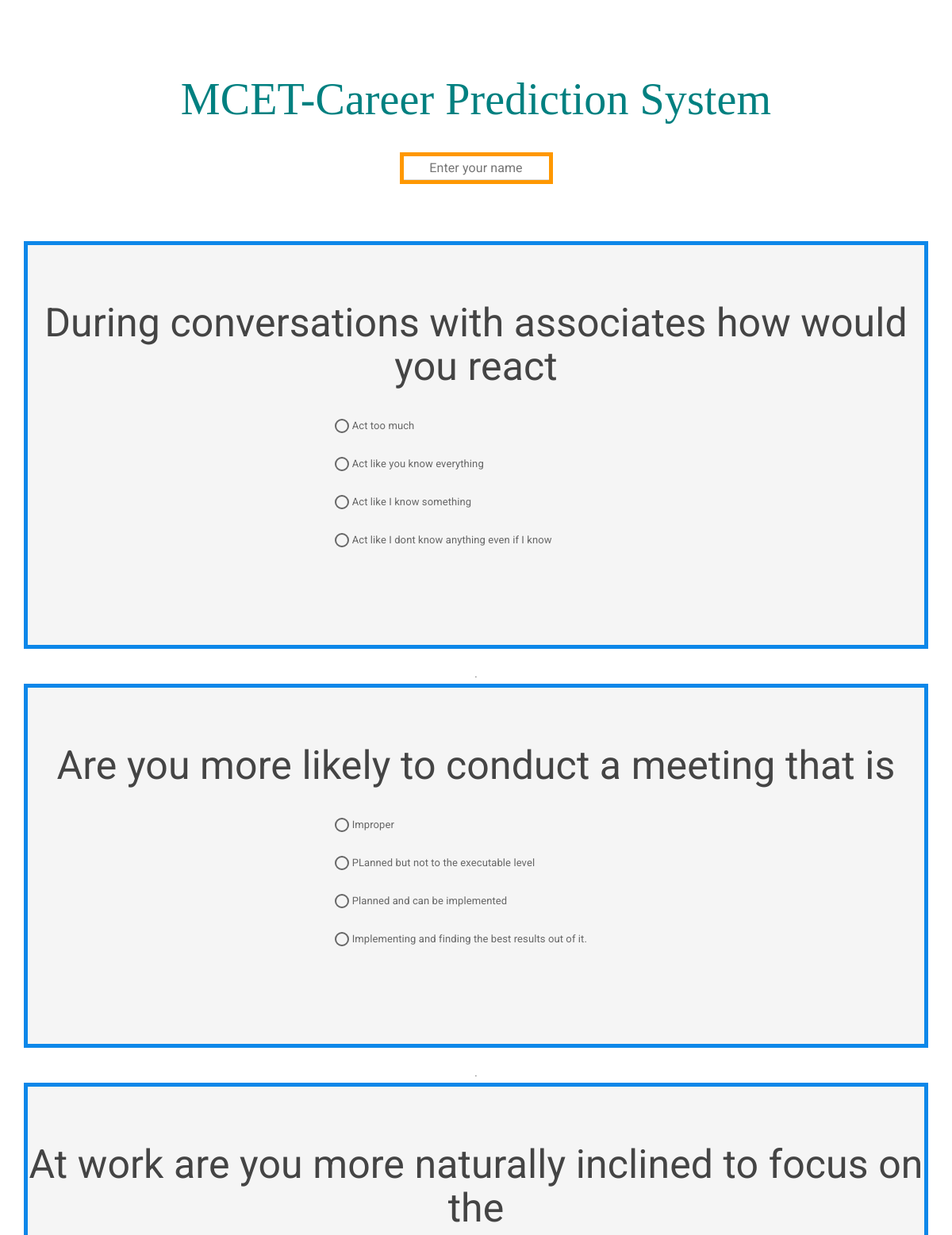
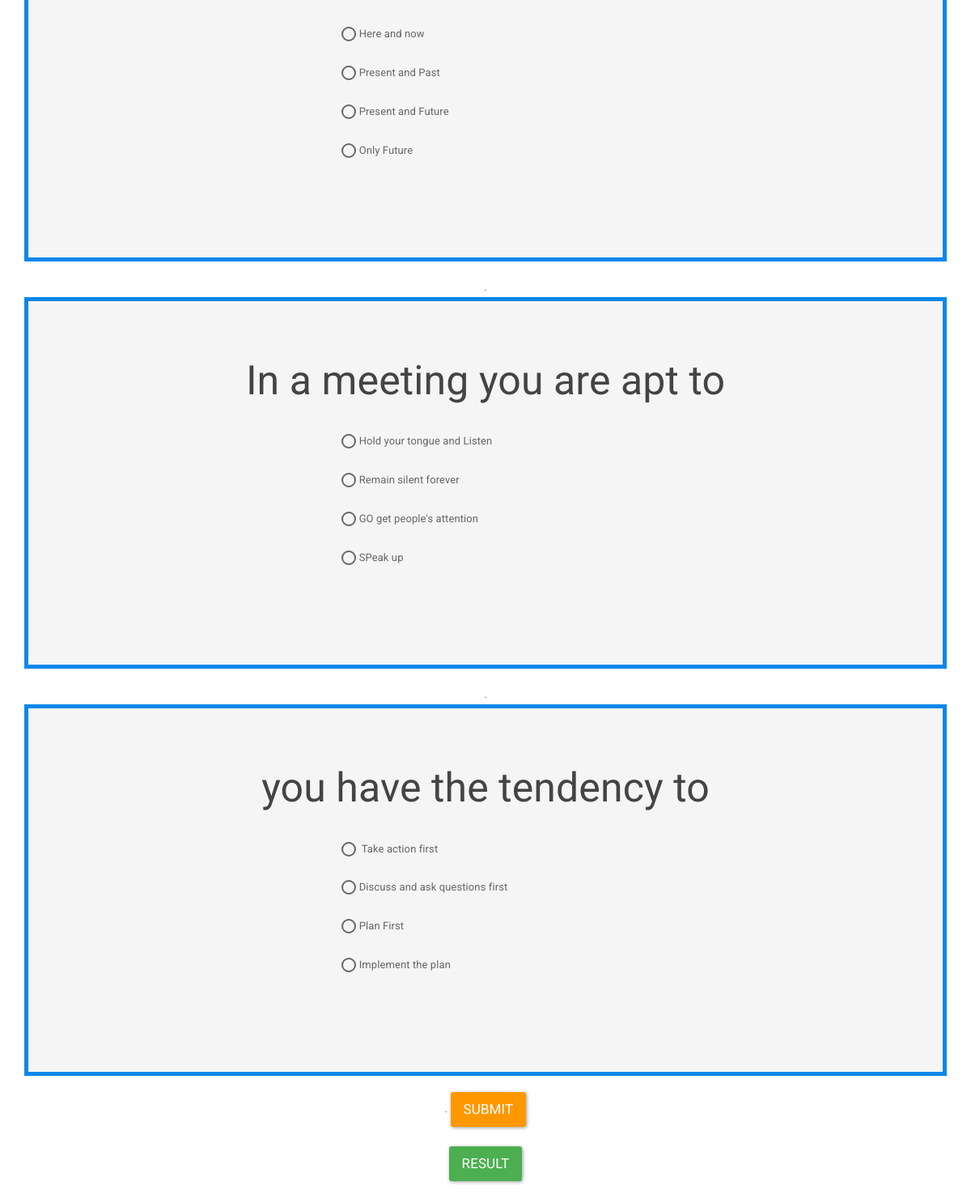
The page / on the database its author committed (2 pictures, top to bottom).
### tables this page shows
CREATE TABLE `questions` (
  `count` int(10) NOT NULL,
  `question` varchar(2000) NOT NULL,
  `opt1` varchar(100) NOT NULL,
  `opt2` varchar(100) NOT NULL,
  `opt3` varchar(100) NOT NULL,
  `opt4` varchar(100) NOT NULL,
  `ans` varchar(100) NOT NULL
);

### index.php (the view, shortened to what this page needs)
<!DOCTYPE html>
<html>
<head>
<link rel="stylesheet" type="text/css" href="css/bootstrap.css">
</head><body>
<center><br><br><br>
<h1 style="font-family:Hobo Std;font-style:54px;color:teal;">MCET-Career Prediction System</h1><br>
<input type="text" name="" id="name" placeholder="Enter your name" style="color : #0d87e9; border: 5px solid #ff9800; text-align: center; color: #ff9800;" /><br><br><div id="google_translate_element"></div><br><br>
<?php
    $ran=rand(1,60);
    $ran1=0;
    if($ran>56){
        $ran1=$ran-5;
    }else{
        $ran1=$ran+5;
    }
    if($ran<$ran1){
        $temp=$ran1;
        $ran1=$ran;
        $ran=$temp;
    }
$i=0;
$j=1;
$k=1;
$result = mysql_query("SELECT * FROM questions where count between ".$ran1." and ".($ran-1));
while ($row=mysql_fetch_array($result)) {
	$i=$i+1;
	?><center>
<div class="jumbotron" style="width: 95%;">
	<h1 style="font-size: 50px;"><?php echo $row['question']; ?></h1>
    <div class="row">
        <div class="col-sm-4"></div>
        <div class="col-sm-4" style="text-align:left;">
	<?php
	echo "<br>";
	echo "<input type=\"radio\" id=\"c".$j."\" "."name=\"opt".$i."\" value=\"".$k."\">".$row['opt1'];
	echo "<br><br>";
	echo "<input type=\"radio\" id=\"c".($j+1)."\""."name=\"opt".$i."\" value=\"".($k+1)."\">".$row['opt2'];
	echo "<br><br>";
	echo "<input type=\"radio\" id=\"c".($j+2)."\""."name=\"opt".$i."\" value=\"".($k+2)."\">".$row['opt3'];
	echo "<br><br>";
	echo "<input type=\"radio\" id=\"c".($j+3)."\""."name=\"opt".$i."\" value=\"".($k+3)."\">".$row['opt4'];
	echo "<br><br>";
	?><br><br>
  </div>
        <div class="col-sm-4"></div>
        </div>
    </div>
    </center>.
<?php $j=$j+4; } ?>
<input type="submit" name="" class="btn btn-warning btn-lg" value="Submit" onclick="sai()" /><br><br>
<p class="btn btn-success btn-lg" id="res">Result</p>
<br><br>
 </center>
</body>
</html>

### rows shown on the page
questions: question "During conversations with associates how would you react", opt1 "Act too much", opt2 "Act like you know everything", opt3 "Act like I know something", opt4 "Act like I dont know anything even if I know"
questions: question "Are you more likely to conduct a meeting that is", opt1 "Improper", opt2 "PLanned but not to the executable level", opt3 "Planned and can be implemented", opt4 "Implementing and finding the best results out of it."
questions: question "At work are you more naturally inclined to focus on the", opt1 "Here and now", opt2 "Present and Past", opt3 "Present and Future", opt4 "Only Future"
questions: question "In a meeting you are apt to", opt1 "Hold your tongue and Listen", opt2 "Remain silent forever", opt3 "GO get people's attention", opt4 "SPeak up"
questions: question "you have the tendency to", opt1 "Take action first", opt2 "Discuss and ask questions first", opt3 "Plan First", opt4 "Implement the plan"
